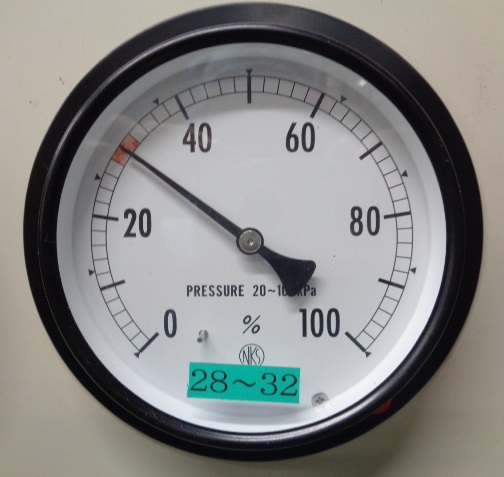
#> input picture in/0001.jpg, 504 x 477 px; its folder holds only this picture in this run
$ python increasing_image.py
#> lines starting #> are read from the running program, lines starting #| are printed output that depends on the picture
import os
from PIL import Image, ImageFilter

def main():
    data_dir_path = './out/'
    data_dir_path_in = './in/'
    file_list = os.listdir('./in/')

    count = 1
    for file_name in file_list:
        root, ext = os.path.splitext(file_name)
        if ext == '.png' or '.jpeg' or '.jpg':
            img = Image.open(data_dir_path_in + '/' + file_name)
#> img is the input picture: PIL image 504x477 RGB; mean R, G, B 133.9, 134.3, 132.8
            tmp = img.transpose(Image.FLIP_LEFT_RIGHT)
            tmp.save(data_dir_path + '/' + '{0:04d}'.format(count) +'.jpg')
            count+=1
            tmp = img.transpose(Image.FLIP_TOP_BOTTOM)
            tmp.save(data_dir_path + '/' + '{0:04d}'.format(count) +'.jpg')
            count+=1
            tmp = img.transpose(Image.ROTATE_90)
#> tmp: PIL image 477x504 RGB
            tmp.save(data_dir_path + '/' + '{0:04d}'.format(count) +'.jpg')
            count+=1
            tmp = img.transpose(Image.ROTATE_180)
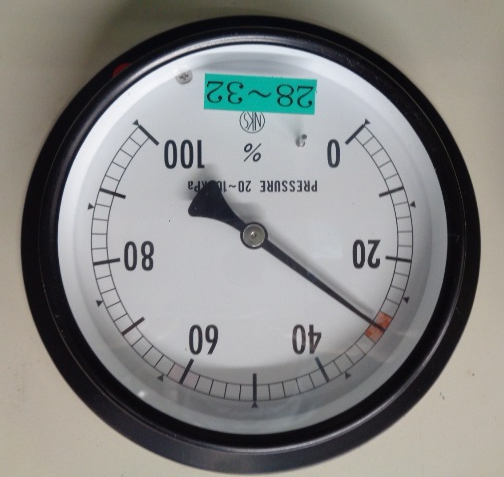
#> tmp: PIL image 504x477 RGB; mean R, G, B 133.9, 134.3, 132.8
            tmp.save(data_dir_path + '/' + '{0:04d}'.format(count) +'.jpg')
            count+=1
            tmp = img.transpose(Image.ROTATE_270)
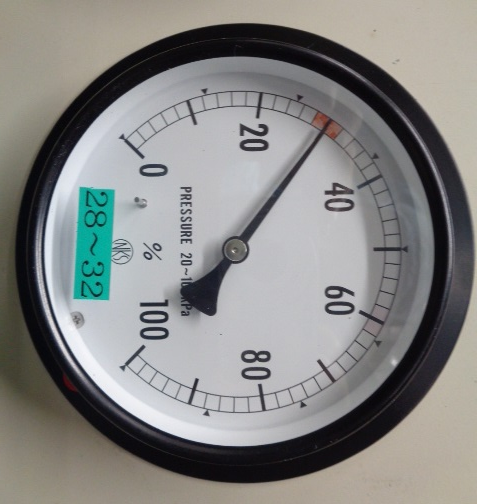
#> tmp: PIL image 477x504 RGB; mean R, G, B 133.9, 134.3, 132.8
            tmp.save(data_dir_path + '/' + '{0:04d}'.format(count) +'.jpg')
            count+=1
            tmp = img.rotate(15)
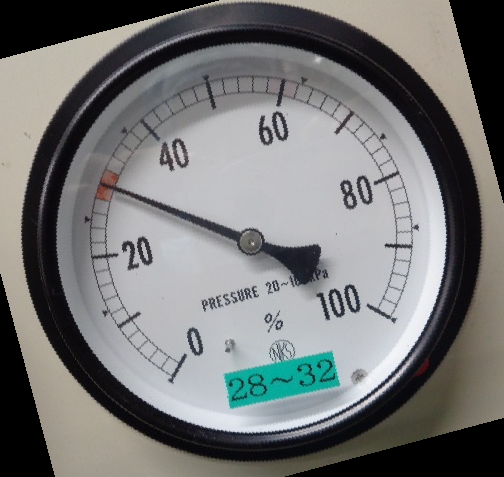
#> tmp: PIL image 504x477 RGB; mean R, G, B 117, 118, 117.8
            tmp.save(data_dir_path + '/' + '{0:04d}'.format(count) +'.jpg')
            count+=1
            tmp = img.rotate(75)
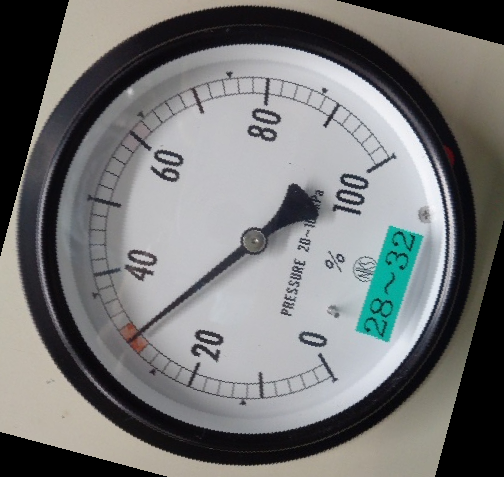
#> tmp: PIL image 504x477 RGB; mean R, G, B 116.3, 117.5, 117.4
            tmp.save(data_dir_path + '/' + '{0:04d}'.format(count) +'.jpg')
            count+=1
            tmp = img.rotate(135)
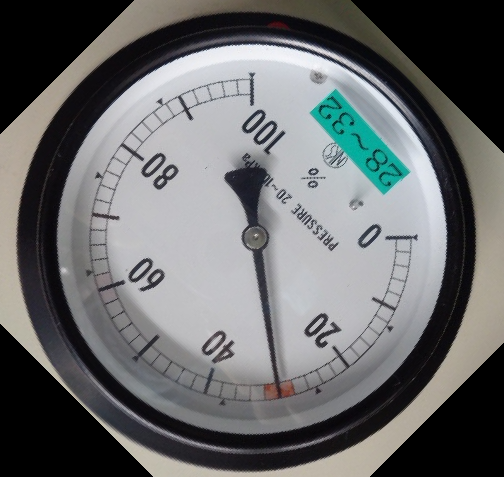
#> tmp: PIL image 504x477 RGB; mean R, G, B 105.6, 107.2, 108
            tmp.save(data_dir_path + '/' + '{0:04d}'.format(count) +'.jpg')
            count+=1
            tmp = img.rotate(195)
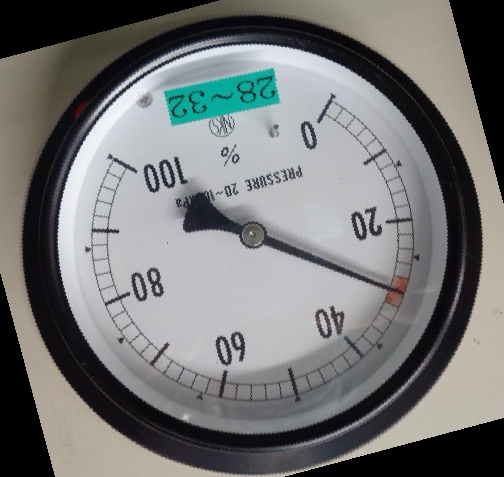
#> tmp: PIL image 504x477 RGB; mean R, G, B 117, 118, 117.8
            tmp.save(data_dir_path + '/' + '{0:04d}'.format(count) +'.jpg')
            count+=1
            tmp = img.rotate(255)
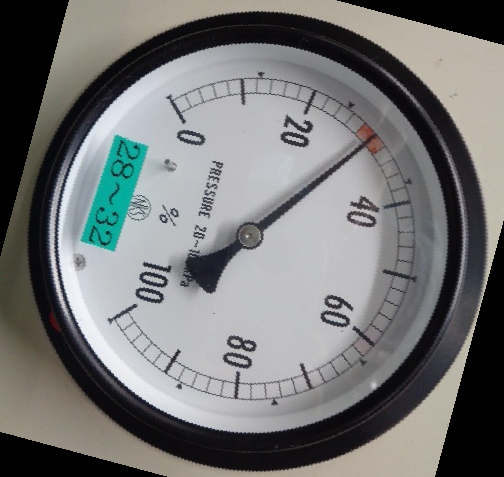
#> tmp: PIL image 504x477 RGB; mean R, G, B 116.3, 117.5, 117.4
            tmp.save(data_dir_path + '/' + '{0:04d}'.format(count) +'.jpg')
            count+=1

if __name__ == '__main__':
    main()

$ run again, on in/0005.jpg
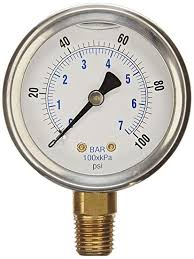
#> input picture in/0005.jpg, 194 x 259 px
#> in main, img is the input picture: PIL image 194x259 RGB; mean R, G, B 209.3, 205.7, 200.4
#> in main, `tmp = img.rotate(195)`:
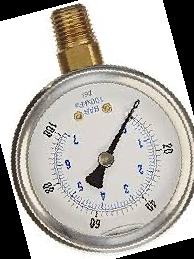
#> tmp: PIL image 194x259 RGB; mean R, G, B 182.8, 179.3, 174
#> in main, `tmp = img.rotate(255)`:
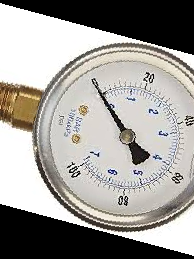
#> tmp: PIL image 194x259 RGB; mean R, G, B 158.5, 155.7, 151.5
